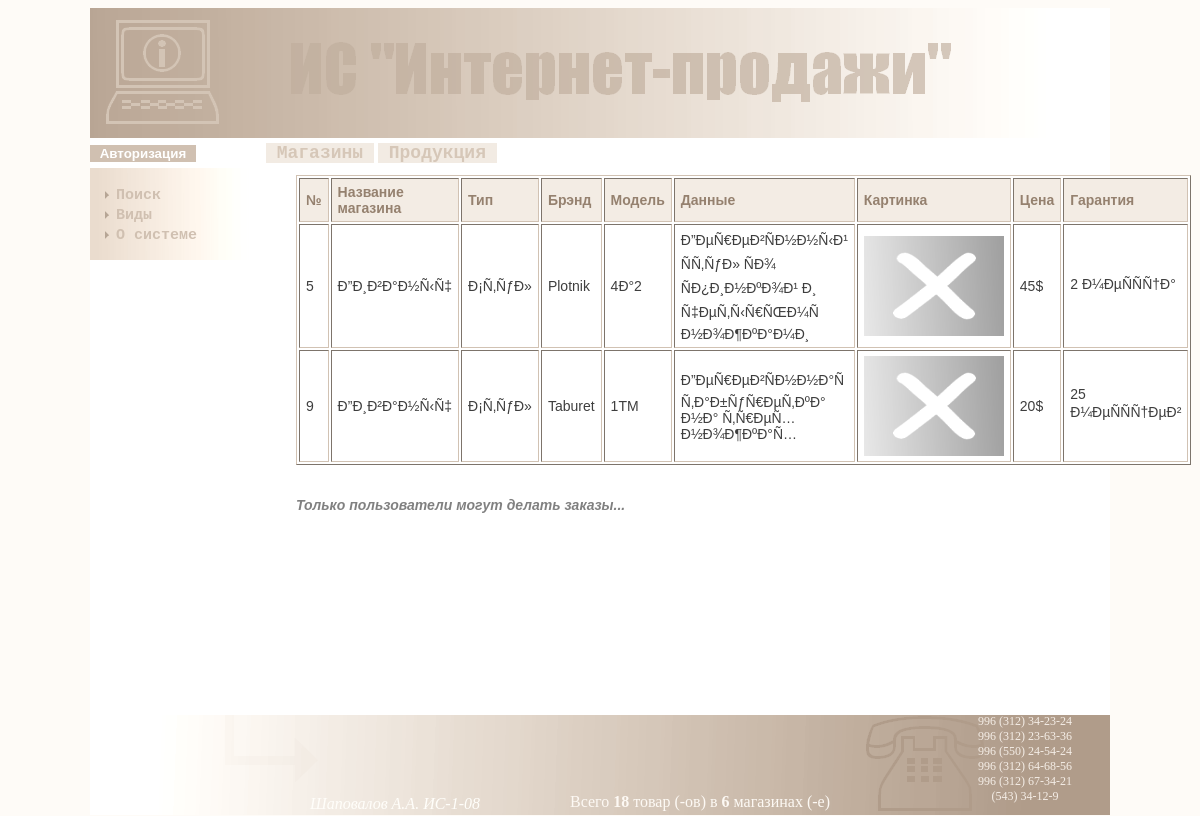
Screenshot of /index.php?link=type&type_id=8 with the database file from the repository.
### tables this page shows
CREATE TABLE IF NOT EXISTS `products` (
  `id` int(11) NOT NULL AUTO_INCREMENT,
  `shop_id` int(11) NOT NULL,
  `type_id` int(11) NOT NULL,
  `brand` varchar(255) DEFAULT NULL,
  `model` varchar(255) DEFAULT NULL,
  `data` tinytext,
  `img` varchar(255) DEFAULT NULL,
  `price` varchar(45) DEFAULT NULL,
  `warranty` varchar(45) DEFAULT NULL,
  PRIMARY KEY (`id`,`shop_id`,`type_id`),
  KEY `shop_to_products` (`shop_id`),
  KEY `product_to_type` (`type_id`)
);

CREATE TABLE IF NOT EXISTS `shops` (
  `id` int(11) NOT NULL AUTO_INCREMENT,
  `name` varchar(255) DEFAULT NULL,
  `address` varchar(255) DEFAULT NULL,
  `tel` varchar(100) DEFAULT NULL,
  `site` varchar(100) DEFAULT NULL,
  `email` varchar(100) DEFAULT NULL,
  PRIMARY KEY (`id`),
  UNIQUE KEY `id_UNIQUE` (`id`)
);

CREATE TABLE IF NOT EXISTS `product_type` (
  `id` int(11) NOT NULL AUTO_INCREMENT,
  `name` varchar(255) DEFAULT NULL,
  PRIMARY KEY (`id`),
  UNIQUE KEY `id_UNIQUE` (`id`),
  UNIQUE KEY `name_UNIQUE` (`name`)
);

### www/server/action.php (called while the page is built, shortened)
<?
if(isset($_GET['link']) and $_GET['link']=='products')
{
	include('server/products.php');
}
elseif(isset($_GET['link']) and $_GET['link']=='shops')
{
	include('server/shops.php');
}
elseif(isset($_GET['link']) and $_GET['link']=='orders')
{
	include('server/orders.php');
}
elseif(isset($_GET['link']) and $_GET['link']=='deliveries')
{
	include('server/deliveries.php');
}
elseif(isset($_GET['link']) and $_GET['link']=='search')
{
	include('server/search.php');
}
elseif(isset($_GET['link']) and $_GET['link']=='type')
{
	include('server/type.php');
}
elseif((isset($_GET['link']) and $_GET['link']=='about') or (!isset($_GET['link'])))
{
	include('server/about.php');
}
elseif(isset($_GET['link']) and $_GET['link']=='')
{
	$content='<b>Неверный запрос!!!</b>';
	$keywords='Неверный запрос';
	$title='Неверный запрос';
	$description='Неверный запрос к системе';
}
?>

### www/server/type.php (the view, shortened to what this page needs)
<?
if(isset($_POST['new_name']))
{
	if(!empty($_POST['typename']) and isset($_POST['typeid']))
	{
	$typename=$_POST['typename'];
	$typeid=$_POST['typeid'];
	$update=$mysql->query("UPDATE product_type SET name='$typename' WHERE id='$typeid'");
	if($update)
	{$content='Название типа продукции успешно изменено на <b>'.$typename.'</b>!';}
	else{$content='<b>Ошибка при изменении названия типа продукции!</b>';}
	}
	else{$content='<b>Название типа продукции не может быть пустым!</b>';}
	$title='Изменение названия типа продукции';
}
else
{
if($_SESSION['type']=='admin' and isset($_POST['del_t']))
{
	if(!empty($_POST['n_type']))
	{
		$n_type=$_POST['n_type'];
		$mysql->query('SET FOREIGN_KEY_CHECKS=0');
		$del_products=$mysql->query("DELETE FROM products WHERE type_id='$n_type'");
		$del_type=$mysql->query("DELETE FROM product_type WHERE id='$n_type'");
		if($del_type and $del_products)
		{$content='Тип продукции успешно удалён!';}
		else{$content='<b>Ошибка при удалении продукции!</b>';}
		$mysql->query('SET FOREIGN_KEY_CHECKS=1');
	}
	else{$content='<b>Вы не выбрали тип продукции для удаления!</b>';}
	$title='Удаление типа продукции';
}
else{
if(isset($_SESSION['logpass']) and $_SESSION['type']=='admin')
{
	$title="Типы продукции";
	$result=$mysql->query('SELECT * FROM `product_type` ORDER BY id');
if($result)
{
for($i=0;$row=$result->fetch_array(MYSQL_ASSOC);$i++)
{
	$cnt[$i]='<input type="radio" name="n_type" value="'.$row['id'].'"> '.$row['name'].'<br>';
}
}
else{$content='<b>Ошибка при выборке данных!</b>';}
$rez=implode($cnt);
$content='<form method="post" action="'.$_SERVER['PHP_SELF'].'?'.$_SERVER['QUERY_STRING'].'"><span id="info_txt">Выберите одни из типов продукции для редактирования и нажмите соответствующую кнопку:</span><br><br>'.$rez.'<br>
<label for="del_t">При удалении типа продукции также удаляются все товары данного вида!</label><br><br>
<input type="submit" name="del_t" value="Удалить">&nbsp;<input type="submit" value="Изменить" name="edit_t"></form><br><br><span id="info_txt">Для добавления типа продукции, введите его название и нажмите на кнопку "Добавить":</span><br><br><form action="'.$_SERVER['PHP_SELF'].'?'.$_SERVER['QUERY_STRING'].'" method="post"><input type="text" name="name_t" size="45" maxlength="255">&nbsp;<input type="submit" name="add_t" value="Добавить">';
}
else
{
if(isset($_GET['type_id']))
{
	$type_id=$_GET['type_id'];
	$result=$mysql->query("SELECT * FROM products WHERE type_id='$type_id'");
	if($result)
	{
		if($result->num_rows=='0')
		{$content='<b>Такого типа продукции нет в базе!</b>';}
		else
		{
			if($_SESSION['type']=='user')
			{
			for($i=0;$row=$result->fetch_array(MYSQLI_ASSOC);$i++)
		{
	 $query_type="SELECT * FROM `product_type` WHERE id='$row[type_id]'";
	 $result_type=$mysql->query($query_type);
	 $row_type=$result_type->fetch_array();
	 $query_shop="SELECT * FROM `shops` WHERE id='$row[shop_id]'";
	 $result_shop=$mysql->query($query_shop);
	 $row_shop=$result_shop->fetch_array();
	$cont[$i]=sprintf('<tr><td><a id="get_link" href="?link=products&orderid=%s">%s</a></td><td>%s</td><td>%s</td><td>%s</td><td>%s</td><td>%s</td><td><img src="%s" height="100" width="140" /></td><td>%s</td><td>%s</td></tr>',
	$row['id'],$row['id'],$row_shop['name'],$row_type['name'],$row['brand'],$row['model'],$row['data'],$row['img'],$row['price'],$row['warranty']);
		}
	$cnt=implode($cont);
	$content='<table width="780" border="1">'.
	'<tr id="table_head"><td>№</td><td>Название магазина</td><td>Тип</td><td>Брэнд</td><td>Модель</td>
	<td>Данные</td><td>Картинка</td><td>Цена</td><td>Гарантия</td></tr>
	'.$cnt.'</table><br><br><span id="info_txt">Для того чтобы сделать заказ продукции нажмите на её номер...</span>';
			}
			else{
				for($i=0;$row=$result->fetch_array(MYSQLI_ASSOC);$i++)
		{
	 $query_type="SELECT * FROM `product_type` WHERE id='$row[type_id]'";
	 $result_type=$mysql->query($query_type);
	 $row_type=$result_type->fetch_array();
	 $query_shop="SELECT * FROM `shops` WHERE id='$row[shop_id]'";
	 $result_shop=$mysql->query($query_shop);
	 $row_shop=$result_shop->fetch_array();
	$cont[$i]=sprintf('<tr><td>%s</td><td>%s</td><td>%s</td><td>%s</td><td>%s</td><td>%s</td><td><img src="%s" height="100" width="140" /></td><td>%s</td><td>%s</td></tr>',
	$row['id'],$row_shop['name'],$row_type['name'],$row['brand'],$row['model'],$row['data'],$row['img'],$row['price'],$row['warranty']);
		}
	$cnt=implode($cont);
	$content='<table width="780" border="1">'.
	'<tr id="table_head"><td>№</td><td>Название магазина</td><td>Тип</td><td>Брэнд</td><td>Модель</td>
	<td>Данные</td><td>Картинка</td><td>Цена</td><td>Гарантия</td></tr>
	'.$cnt.'</table><br><br><span id="info_txt">Только пользователи могут делать заказы...</span>';
				}
		}
	}
	else{$content='<b>Такого типа продукции нет в базе!</b>';}
}
}
}
}
?>

### www/blocks/footer.php (shortened to what this page needs)
<div align="center" id="footer"><img  src="css/img/footer.png" /> <p style="margin-top:-20px; margin-right:410px; color:#FFFEFA; font-style:italic;">Шаповалов А.А. ИС-1-08</p>
<?
$selec_prodt=$mysql->query('SELECT id FROM products');
$num_prod=$selec_prodt->num_rows;
$selec_shops=$mysql->query('SELECT id FROM shops');
$num_shops=$selec_shops->num_rows;
$selec_tel=$mysql->query('SELECT tel FROM shops LIMIT 6');
for($i=0;$row_tel=$selec_tel->fetch_array();$i++)
{
	$cnt_tel[$i]=$row_tel['tel'].'<br>';
}
echo '<p style="margin-top:-36px; margin-left:200px; color:#FDF9F4;">Всего <b>'.$num_prod.'</b> товар (-ов) в <b>'.$num_shops.'</b> магазинах (-е)</p>';
echo '<p style="margin-top:-113px; font-size:12px; margin-left:850px; color:#F4EDE6;">'.implode($cnt_tel).'</p>';
?>
</div>

### www/css/style.css (style rules this page uses)
body { background-image:none; background-color:#FEFBF7; }
table { background-color:#FFF; border-color:#D1C2B3; }
table td { padding-left:6px; padding-top:5px; padding-bottom:5px; padding-right:6px; font-size:14px; }
#table_head { background-color:#F3ECE4; font-weight:bold; color:#95816F; }
#info_txt { font-style:italic; font-weight:bold; color:gray; }
img { border:none; }
#footer { padding-top:200px; }

### rows the page displays
products: id "5", brand "Plotnik", model "4Ð°2", data "Ð”ÐµÑ€ÐµÐ²ÑÐ½Ð½Ñ‹Ð¹ ÑÑ‚ÑƒÐ» ÑÐ¾ ÑÐ¿Ð¸Ð½ÐºÐ¾Ð¹ Ð¸ Ñ‡ÐµÑ‚Ñ‹Ñ€ÑŒÐ¼Ñ Ð½Ð¾Ð¶ÐºÐ°Ð¼Ð¸", img (placeholder picture), price "45$", warranty "2 Ð¼ÐµÑÑÑ†Ð°"
shops: name "Ð”Ð¸Ð²Ð°Ð½Ñ‹Ñ‡ Ð”Ð¸Ð²Ð°Ð½Ñ‹Ñ‡", tel "996 (550) 24-54-24"
product_type: name "Ð¡Ñ‚ÑƒÐ» Ð¡Ñ‚ÑƒÐ»"
products: id "9", brand "Taburet", model "1TM", data "Ð”ÐµÑ€ÐµÐ²ÑÐ½Ð½Ð°Ñ Ñ‚Ð°Ð±ÑƒÑ€ÐµÑ‚ÐºÐ° Ð½Ð° Ñ‚Ñ€ÐµÑ… Ð½Ð¾Ð¶ÐºÐ°Ñ…", img (placeholder picture), price "20$", warranty "25 Ð¼ÐµÑÑÑ†ÐµÐ²"
shops: tel "996 (312) 34-23-24"
shops: tel "996 (312) 23-63-36"
shops: tel "996 (312) 64-68-56"
shops: tel "996 (312) 67-34-21"
shops: tel "(543) 34-12-9"

### other values shown
$num_prod "18"
$num_shops "6"
